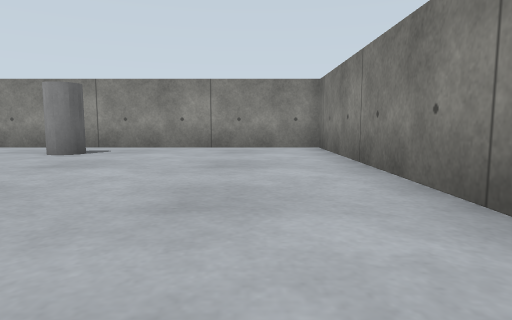
[1] (above)

22 first-person views from a walk through a world built for the Gazebo simulator. The camera is 0.5 m above the floor, tilts 6° down and sees 75° across. The floor is counted in squares, 1 m on a side. Each view is taken from the middle of a square. On the plan, view 1 faces up. The plan holds only what a view shows up to about 9 squares ahead; the rest is blank.

[2]
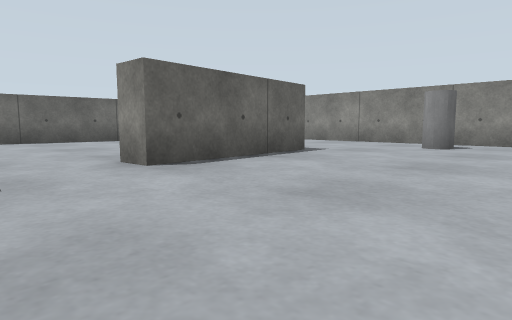

[3]
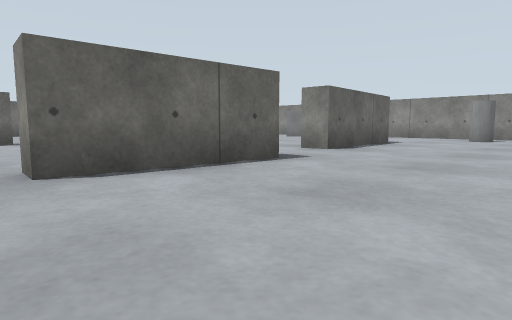

[4]
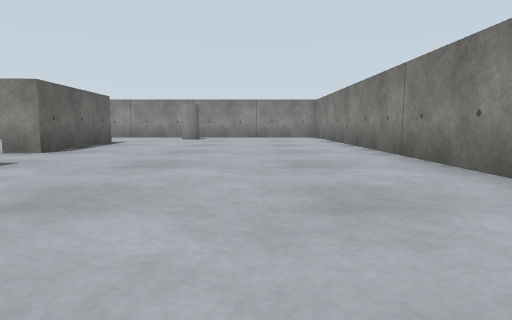

[5]
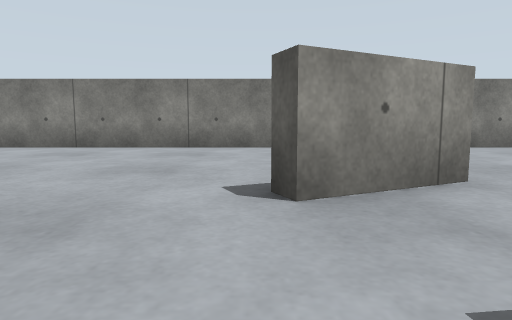

[6]
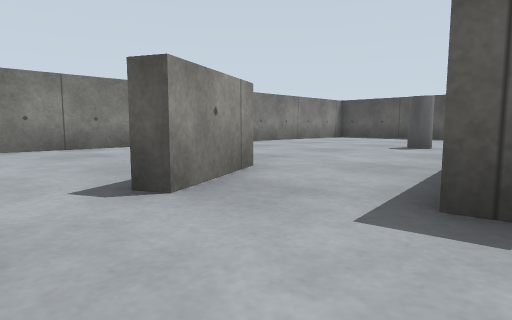

[7]
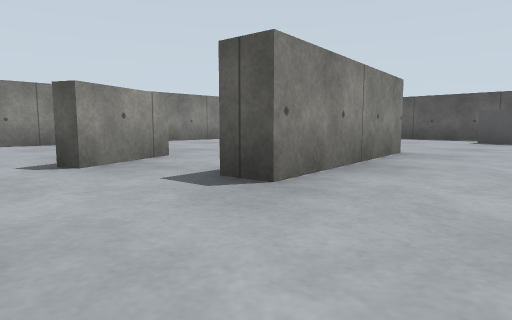

[8]
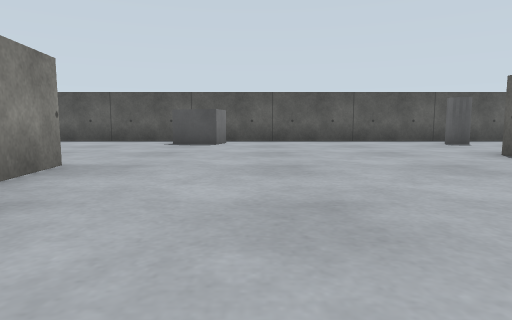

[9]
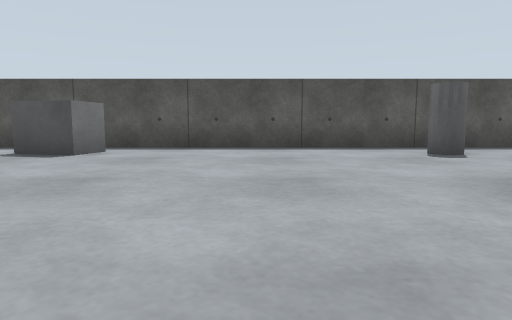

[10]
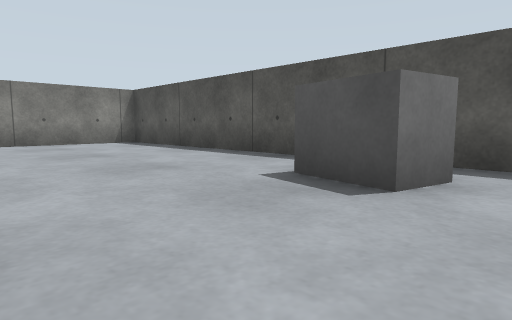

[11]
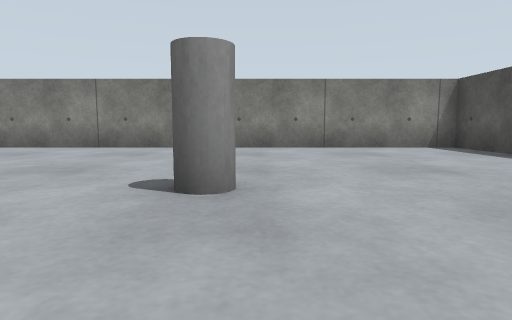

[12]
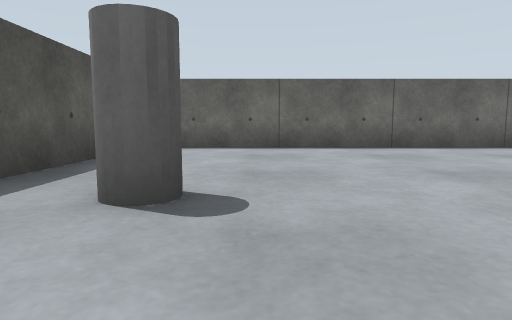

[13]
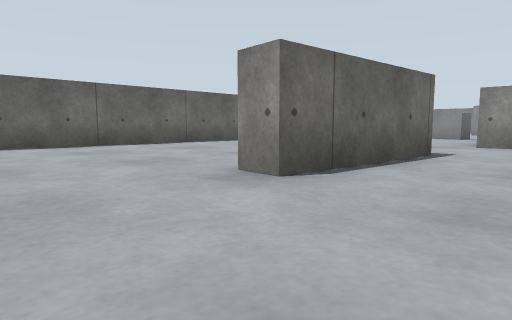

[14]
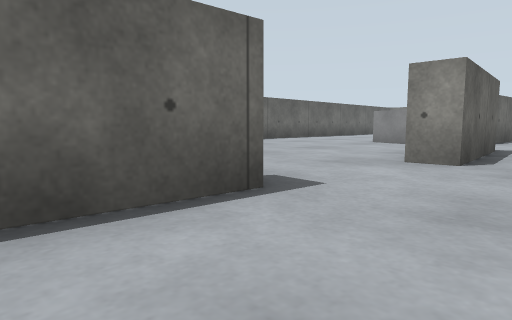

[15]
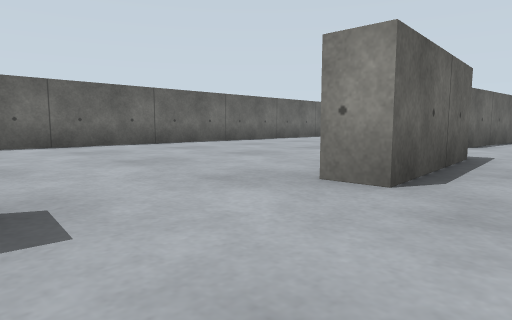

[16]
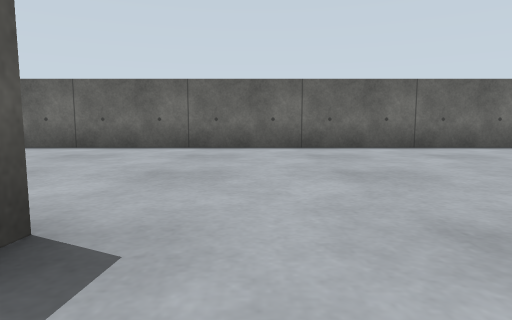

[17]
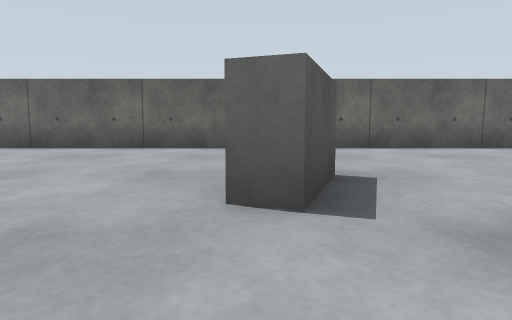

[18]
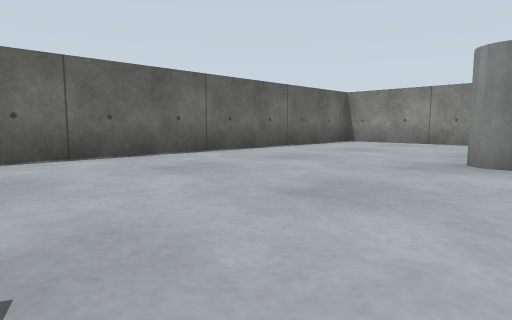

[19]
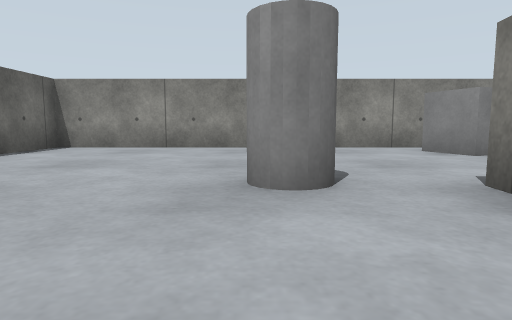

[20]
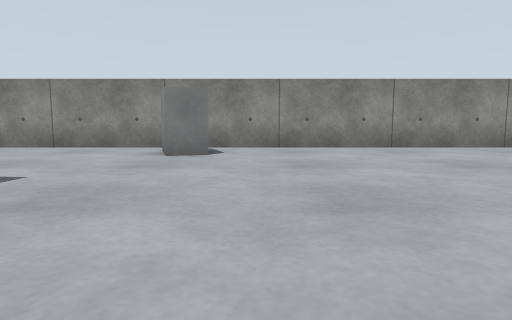

[21]
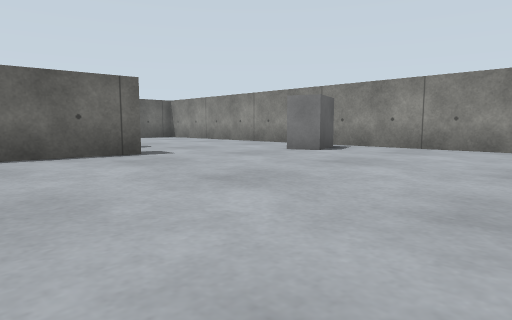

[22]
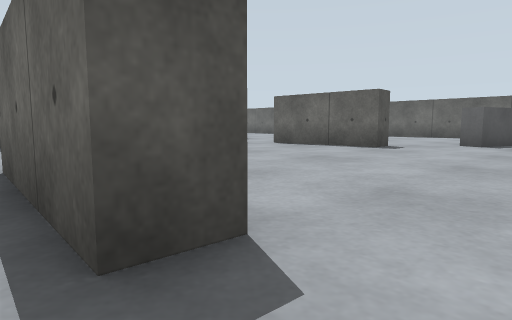

### Floor plan
Points are (right, up) in squares from view 1. A wall is a line through its corners. A room is listed if a view was taken in it or the views show most of it. See-through windows are left out.
Room 1 (views 1, 2, 3, 4, 5, 6, 7, 8, 9, 10, 11, 12, 13, 14, 15, 16, 17, 18, 19, 20, 21, 22)
walls: (-12, -4.4) (-11.2, -4.4) (-11.1, -7.4) (-11.8, -7.4); (-11.8, -10) (-12.1, -13.6) (-12.8, -13.5); (-5.1, -2.1) (-4.4, -2.1) (-4.6, -5.3) (-5.3, -5.3); (-3.1, -8.9) (-3.9, -7.3) (-3.4, -7.1); (-5.6, -12.2) (-6.1, -8.2) (-5.3, -8.1); (-12.1, 2.3) (-12.1, 2.8); (-11.4, 2.7) (-11.9, -1.6); (-18.4, -3.2) (-18.4, -17.8); (-5.1, 3.6) (-4.8, -0.1) (-5.6, -0.1); (-16, -18.4) (1.4, -18.4) (1.4, 7.4) (-18.4, 7.4) (-18.4, -1.4)
objects: grey box (-14, -3) to (-13, -2); grey cylinder (-14, 3); grey cylinder (-13, -17); grey box (-10, 6); grey box (-7, -17) to (-6, -17); grey cylinder (-3, -14); grey cylinder (-3, 6)

Where each view was taken, in squares from view 1:
view 1: 0 up, 0 right, facing up
view 2: 2 down, 1 left, facing up-left
view 3: 6 down, 1 left, facing up-left
view 4: 6 down, 1 left, facing up
view 5: 7 down, 6 left, facing right
view 6: 6 down, 6 left, facing down-right
view 7: 6 down, 8 left, facing down-right
view 8: 8 down, 8 left, facing down
view 9: 11 down, 10 left, facing down
view 10: 14 down, 8 left, facing down-right
view 11: 14 down, 6 left, facing right
view 12: 16 down, 11 left, facing left
view 13: 16 down, 10 left, facing up-left
view 14: 12 down, 10 left, facing up-left
view 15: 10 down, 10 left, facing up-left
view 16: 9 down, 11 left, facing left
view 17: 3 down, 11 left, facing left
view 18: 2 down, 13 left, facing up-left
view 19: 0 up, 14 left, facing up
view 20: 0 up, 9 left, facing up
view 21: 0 up, 6 left, facing up-left
view 22: 1 down, 4 left, facing down-left
